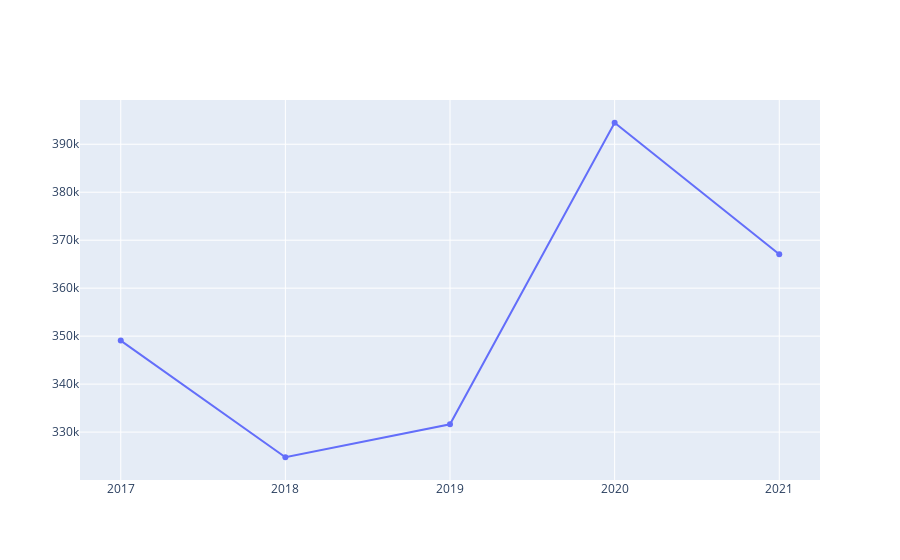

Write notebook code for a chart like this one.
### Code cell
data = {
    'x':year_accidents.keys(),
    'y': year_accidents.tolist(),
    'type':'scatter'
}

fig = go.Figure(data=data)
fig

### Figure 1 — Plotly figure (JSON) as saved in the notebook; plotly's stock layout.template omitted (floating-point values rounded to 4 significant figures)
{"data": [{"type": "scatter", "x": ["2017", "2018", "2019", "2020", "2021"], "y": [349067, 324754, 331626, 394481, 367051]}], "layout": {}}
